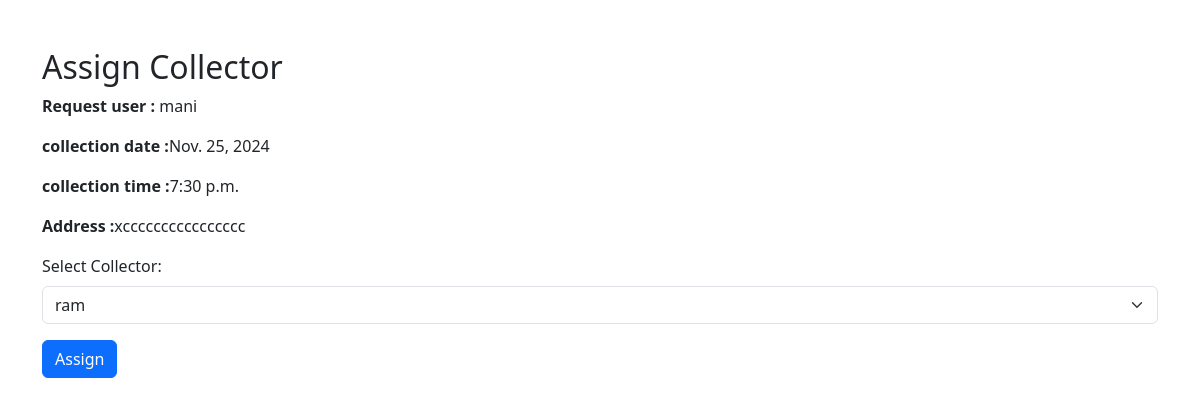
The page /assign-collector/4/ (signed in) on the database its author committed.
### app/models.py (models this page shows)
class WasteCollectionRequest(models.Model):
    user = models.ForeignKey(User, on_delete=models.CASCADE)
    booking_id = models.AutoField(primary_key=True)
    collection_date = models.DateField()
    collection_time = models.TimeField()
    address = models.TextField()
    status = models.CharField(max_length=20, choices=[('Pending', 'Pending'), ('Scheduled', 'Scheduled'), ('Completed', 'Completed')], default='Pending')

### app/views.py (the view, shortened to what this page needs)
# urls.py: path('assign-collector/<int:request_id>/', views.assign_collector, name='assign_collector'),
@login_required
def assign_collector(request, request_id):
    if not request.user.is_superuser:
        return redirect('login')
    collection_request = get_object_or_404(WasteCollectionRequest, booking_id=request_id)
    collectors = Collector.objects.all()
    return render(request, 'assign_collector.html', {'request': collection_request, 'collectors': collectors})

### app/templates/assign_collector.html (shortened to what this page needs)
<!DOCTYPE html>
<html lang="en">
<head>
    <link href="https://cdn.jsdelivr.net/npm/bootstrap@5.3.0/dist/css/bootstrap.min.css" rel="stylesheet">
</head>
<body>
    <div class="container mt-5">
        <h2>Assign Collector</h2>
        <p><strong>Request user :</strong> {{ request.user }} </p>
        <p><strong>collection date :</strong>{{ request.collection_date }}</p>
        <p><strong>collection time :</strong>{{ request.collection_time }}</p>
        <p><strong>Address :</strong>{{request.address}}</p>
        <form method="post">
            <div class="mb-3">
                <label for="collector" class="form-label">Select Collector:</label>
                <select id="collector" name="collector" class="form-select">
                    {% for collector in collectors %}
                    <option value="{{ collector.id }}">{{ collector.name }}</option>
                    {% endfor %}
                </select>
            </div>
            <button type="submit" class="btn btn-primary">Assign</button>
        </form>
    </div>
</body>
</html>

### rows shown on the page
WasteCollectionRequest: user "mani", collection_date "Nov. 25, 2024", collection_time "7:30 p.m.", address "xcccccccccccccccc"

### other values the page prints
form field collector "ram"
